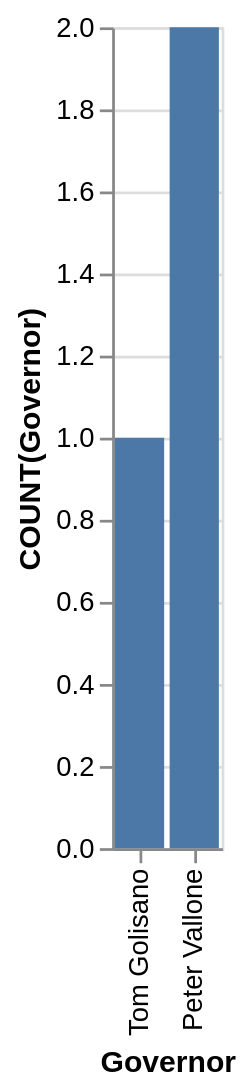

Vega-Lite specification for this chart:
### Vega-Lite specification from a JSON file in a GitHub repository (floating-point values rounded to 4 significant figures)
{"data": {"values": [{"x_data": "Tom Golisano", "y_data": 1}, {"x_data": "Peter Vallone", "y_data": 2}]}, "mark": "bar", "encoding": {"x": {"field": "x_data", "type": "nominal", "title": "Governor", "sort": "descending"}, "y": {"field": "y_data", "type": "quantitative", "title": "COUNT(Governor)"}}}
